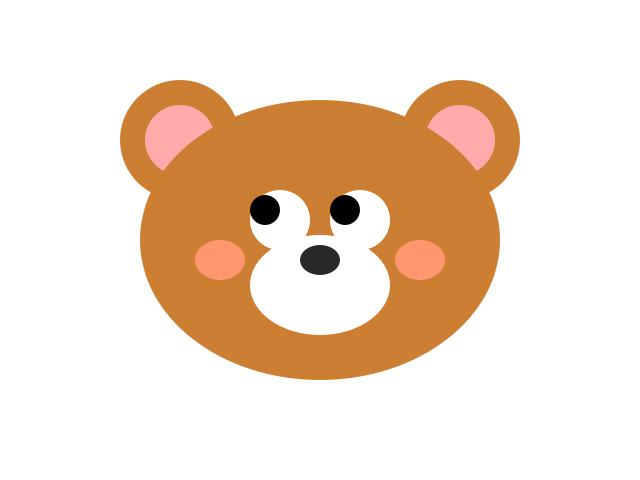
Frame 1 (no input)
Frame 60 (the mouse pressed at the canvas centre just before this capture): identical to frame 1, image omitted
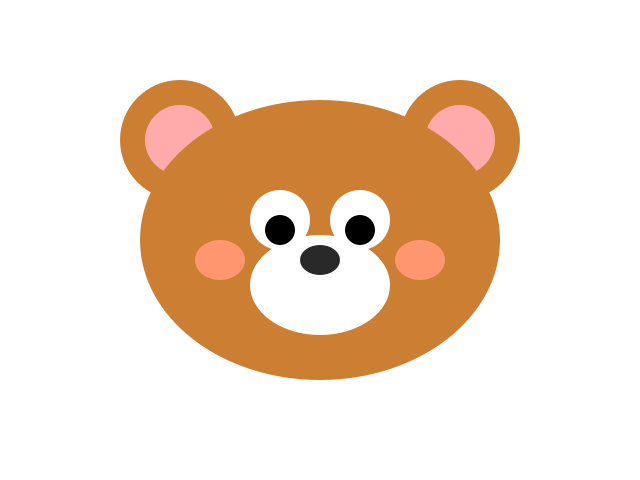
Frame 120 (the mouse held since frame 60 and released just before this capture)

The Processing sketch that drew these frames (run headless with seeded random() and noise(); from frame 60 on, the mouse is pressed at the canvas centre):

// Processing sketch: w2_task
// ── w2_task.pde
void setup() {
  size(640, 480); 
}

void draw() {
  background(255);
  noStroke();
  fill(204, 127, 50);
  ellipse(180, 140, 120, 120);
  //왼쪽귀
  fill(204, 127, 50);
  ellipse(460, 140, 120, 120);
  //오른쪽귀
  ellipseMode(CENTER);
  fill(255, 171, 171);
  ellipse(180, 140, 70, 70);
  //왼쪽귀안쪽
  ellipseMode(CENTER);
  fill(255, 171, 171);
  ellipse(460, 140, 70, 70);
  //오른쪽귀안쪽
  ellipseMode(CENTER);
  fill(204, 127, 50);
  ellipse(320, 240, 360, 280);
  //얼굴
  ellipseMode(CENTER);
  fill(255);
  ellipse(280, 220, 60, 60);
  //왼쪽흰자
  ellipseMode(CENTER);
  fill(255);
  ellipse(360, 220, 60, 60);
  //오른쪽흰자
  ellipseMode(CENTER);
  fill(255);
  ellipse(320, 285, 140, 100);
  //주둥이
  ellipseMode(CENTER);
  fill(40);
  ellipse(320, 260, 40, 30);
  //코
  ellipseMode(CENTER);
  fill(255, 150, 112);
  ellipse(220, 260, 50, 40);
  ellipseMode(CENTER);
  fill(255, 150, 112);
  ellipse(420, 260, 50, 40);
  //연지곤지
  var x = constrain(mouseX, 305, 335);
  var y = constrain(mouseY, 210, 230);
  ellipseMode(CENTER);
  fill(0);
  ellipse(x - 40, y, 30, 30);
  //왼쪽눈
  ellipseMode(CENTER);
  fill(0);
  ellipse(x + 40, y, 30, 30);
  //오른쪽눈
}
